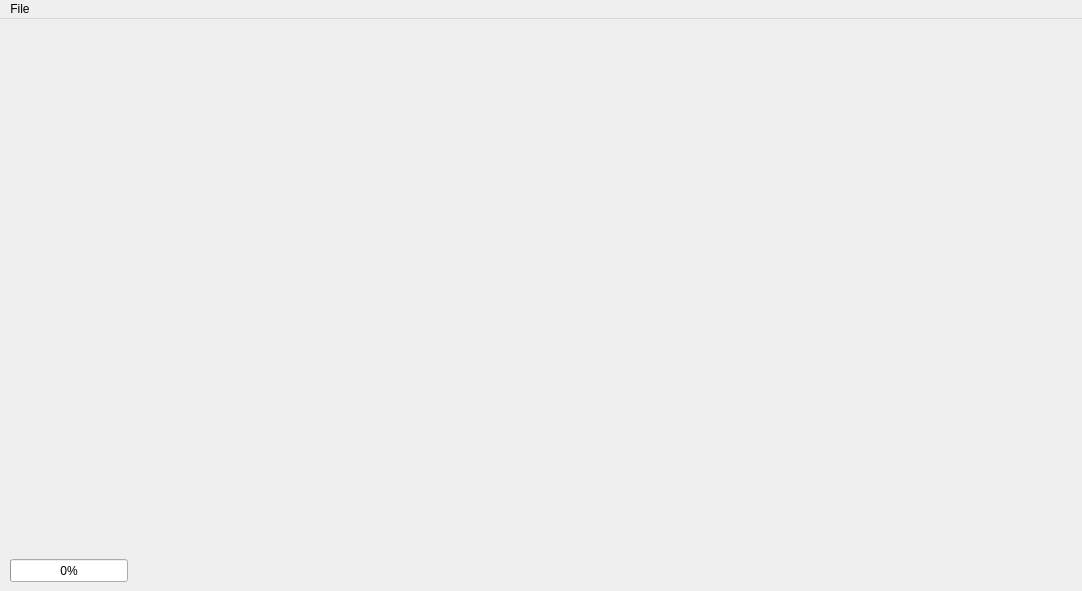
<?xml version="1.0" encoding="UTF-8"?>
<ui version="4.0">
 <class>MainWindow</class>
 <widget class="QMainWindow" name="MainWindow">
  <property name="geometry">
   <rect>
    <x>0</x>
    <y>0</y>
    <width>1082</width>
    <height>591</height>
   </rect>
  </property>
  <property name="windowTitle">
   <string>MainWindow</string>
  </property>
  <widget class="QWidget" name="centralWidget">
   <widget class="QWidget" name="gridLayoutWidget">
    <property name="geometry">
     <rect>
      <x>0</x>
      <y>0</y>
      <width>1071</width>
      <height>531</height>
     </rect>
    </property>
    <layout class="QGridLayout" name="gridLayout_3">
     <item row="1" column="0">
      <widget class="GLWidget" name="widget" native="true"/>
     </item>
     <item row="1" column="1">
      <widget class="GLWidget2" name="widget_2" native="true"/>
     </item>
    </layout>
   </widget>
   <widget class="QProgressBar" name="progressBar">
    <property name="geometry">
     <rect>
      <x>10</x>
      <y>540</y>
      <width>118</width>
      <height>23</height>
     </rect>
    </property>
    <property name="value">
     <number>0</number>
    </property>
   </widget>
   <zorder>gridLayoutWidget</zorder>
   <zorder>widget</zorder>
   <zorder>progressBar</zorder>
  </widget>
  <widget class="QMenuBar" name="menuBar">
   <property name="geometry">
    <rect>
     <x>0</x>
     <y>0</y>
     <width>1082</width>
     <height>21</height>
    </rect>
   </property>
   <widget class="QMenu" name="menuFile">
    <property name="title">
     <string>File</string>
    </property>
    <addaction name="actionSave_As"/>
    <addaction name="actionBegin_Ray_Trace"/>
   </widget>
   <addaction name="menuFile"/>
  </widget>
  <action name="actionSave_As">
   <property name="text">
    <string>Save As</string>
   </property>
  </action>
  <action name="actionBegin_Ray_Trace">
   <property name="text">
    <string>Begin Ray Trace</string>
   </property>
  </action>
 </widget>
 <layoutdefault spacing="6" margin="11"/>
 <customwidgets>
  <customwidget>
   <class>GLWidget</class>
   <extends>QWidget</extends>
   <header>glwidget.h</header>
   <container>1</container>
  </customwidget>
  <customwidget>
   <class>GLWidget2</class>
   <extends>QWidget</extends>
   <header>glwidget2.h</header>
   <container>1</container>
  </customwidget>
 </customwidgets>
 <resources/>
 <connections/>
</ui>
